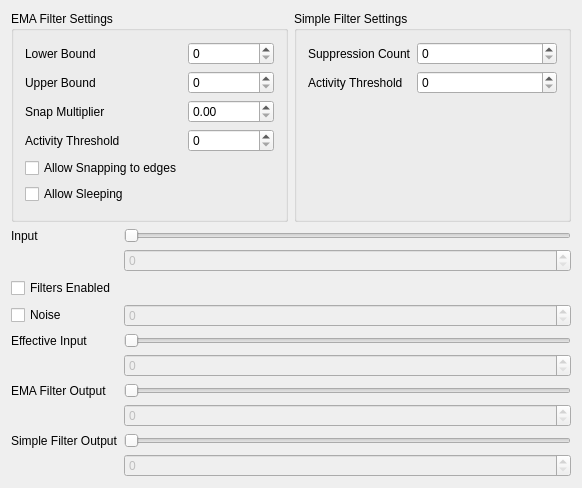
<?xml version="1.0" encoding="UTF-8"?>
<ui version="4.0">
 <class>MainWindow</class>
 <widget class="QMainWindow" name="MainWindow">
  <property name="geometry">
   <rect>
    <x>0</x>
    <y>0</y>
    <width>582</width>
    <height>488</height>
   </rect>
  </property>
  <property name="windowTitle">
   <string>Filter Tester</string>
  </property>
  <widget class="QWidget" name="centralWidget">
   <layout class="QGridLayout" name="gridLayout_2">
    <item row="5" column="0">
     <widget class="QLabel" name="inputLabel">
      <property name="text">
       <string>Input</string>
      </property>
     </widget>
    </item>
    <item row="10" column="0">
     <widget class="QLabel" name="effectiveInputLabel">
      <property name="text">
       <string>Effective Input</string>
      </property>
     </widget>
    </item>
    <item row="14" column="0">
     <widget class="QLabel" name="emaOutputLabel">
      <property name="text">
       <string>EMA Filter Output</string>
      </property>
     </widget>
    </item>
    <item row="4" column="0" colspan="2">
     <layout class="QHBoxLayout" name="horizontalLayout">
      <item>
       <widget class="QGroupBox" name="emaFilterSettings">
        <property name="title">
         <string>EMA Filter Settings</string>
        </property>
        <layout class="QGridLayout" name="gridLayout">
         <item row="1" column="0">
          <widget class="QLabel" name="emaFilterLowerBoundLabel">
           <property name="text">
            <string>Lower Bound</string>
           </property>
          </widget>
         </item>
         <item row="1" column="1">
          <widget class="QSpinBox" name="emaFilterLowerBoundSpinBox">
           <property name="sizePolicy">
            <sizepolicy hsizetype="Expanding" vsizetype="Fixed">
             <horstretch>0</horstretch>
             <verstretch>0</verstretch>
            </sizepolicy>
           </property>
          </widget>
         </item>
         <item row="2" column="0">
          <widget class="QLabel" name="emaFilterUpperBoundLabel">
           <property name="text">
            <string>Upper Bound</string>
           </property>
          </widget>
         </item>
         <item row="2" column="1">
          <widget class="QSpinBox" name="emaFilterUpperBoundSpinBox">
           <property name="sizePolicy">
            <sizepolicy hsizetype="Expanding" vsizetype="Fixed">
             <horstretch>0</horstretch>
             <verstretch>0</verstretch>
            </sizepolicy>
           </property>
          </widget>
         </item>
         <item row="3" column="0">
          <widget class="QLabel" name="emaFilterSnapMultiplierLabel">
           <property name="text">
            <string>Snap Multiplier</string>
           </property>
          </widget>
         </item>
         <item row="3" column="1">
          <widget class="QDoubleSpinBox" name="emaFilterSnapMultiplierSpinBox">
           <property name="sizePolicy">
            <sizepolicy hsizetype="Expanding" vsizetype="Fixed">
             <horstretch>0</horstretch>
             <verstretch>0</verstretch>
            </sizepolicy>
           </property>
          </widget>
         </item>
         <item row="6" column="0">
          <widget class="QCheckBox" name="enableSnaptoEdgesCheckBox">
           <property name="text">
            <string>Allow Snapping to edges</string>
           </property>
          </widget>
         </item>
         <item row="7" column="0">
          <widget class="QCheckBox" name="enableSleepCheckBox">
           <property name="text">
            <string>Allow Sleeping</string>
           </property>
          </widget>
         </item>
         <item row="4" column="0">
          <widget class="QLabel" name="emaActivityThresholdLabel">
           <property name="text">
            <string>Activity Threshold</string>
           </property>
          </widget>
         </item>
         <item row="4" column="1">
          <widget class="QSpinBox" name="emaActivityThresholdSpinBox"/>
         </item>
        </layout>
       </widget>
      </item>
      <item>
       <widget class="QGroupBox" name="simpleFilterSettings">
        <property name="title">
         <string>Simple Filter Settings</string>
        </property>
        <layout class="QFormLayout" name="formLayout">
         <item row="1" column="0">
          <widget class="QLabel" name="simpleFilterSuppressionCountLabel">
           <property name="text">
            <string>Suppression Count</string>
           </property>
          </widget>
         </item>
         <item row="1" column="1">
          <widget class="QSpinBox" name="simpleFilterSuppressionCountSpinBox">
           <property name="sizePolicy">
            <sizepolicy hsizetype="Expanding" vsizetype="Fixed">
             <horstretch>0</horstretch>
             <verstretch>0</verstretch>
            </sizepolicy>
           </property>
          </widget>
         </item>
         <item row="2" column="0">
          <widget class="QLabel" name="simpleFilterActivityThresholdLabel">
           <property name="text">
            <string>Activity Threshold</string>
           </property>
          </widget>
         </item>
         <item row="2" column="1">
          <widget class="QSpinBox" name="simpleFilterThresholdSpinBox">
           <property name="sizePolicy">
            <sizepolicy hsizetype="Expanding" vsizetype="Fixed">
             <horstretch>0</horstretch>
             <verstretch>0</verstretch>
            </sizepolicy>
           </property>
          </widget>
         </item>
        </layout>
       </widget>
      </item>
     </layout>
    </item>
    <item row="8" column="1">
     <widget class="QSpinBox" name="noiseSpinBox">
      <property name="enabled">
       <bool>false</bool>
      </property>
     </widget>
    </item>
    <item row="8" column="0">
     <widget class="QCheckBox" name="enableNoiseCheckBox">
      <property name="text">
       <string>Noise</string>
      </property>
     </widget>
    </item>
    <item row="16" column="0">
     <widget class="QLabel" name="simpleFilterOutputLabel">
      <property name="text">
       <string>Simple Filter Output</string>
      </property>
     </widget>
    </item>
    <item row="7" column="0">
     <widget class="QCheckBox" name="enableFiltersCheckbox">
      <property name="text">
       <string>Filters Enabled</string>
      </property>
     </widget>
    </item>
    <item row="14" column="1">
     <widget class="QSlider" name="emaOutputSlider">
      <property name="enabled">
       <bool>false</bool>
      </property>
      <property name="orientation">
       <enum>Qt::Horizontal</enum>
      </property>
     </widget>
    </item>
    <item row="10" column="1">
     <widget class="QSlider" name="effectiveInputSlider">
      <property name="enabled">
       <bool>false</bool>
      </property>
      <property name="orientation">
       <enum>Qt::Horizontal</enum>
      </property>
     </widget>
    </item>
    <item row="5" column="1">
     <widget class="QSlider" name="inputSlider">
      <property name="orientation">
       <enum>Qt::Horizontal</enum>
      </property>
     </widget>
    </item>
    <item row="16" column="1">
     <widget class="QSlider" name="simpleOutputSlider">
      <property name="enabled">
       <bool>false</bool>
      </property>
      <property name="orientation">
       <enum>Qt::Horizontal</enum>
      </property>
     </widget>
    </item>
    <item row="12" column="1">
     <widget class="QSpinBox" name="effectiveInputSpinBox">
      <property name="enabled">
       <bool>false</bool>
      </property>
     </widget>
    </item>
    <item row="17" column="1">
     <widget class="QSpinBox" name="simpleOutputSpinBox">
      <property name="enabled">
       <bool>false</bool>
      </property>
     </widget>
    </item>
    <item row="15" column="1">
     <widget class="QSpinBox" name="emaOutputSpinBox">
      <property name="enabled">
       <bool>false</bool>
      </property>
     </widget>
    </item>
    <item row="6" column="1">
     <widget class="QSpinBox" name="inputSpinBox">
      <property name="enabled">
       <bool>false</bool>
      </property>
     </widget>
    </item>
   </layout>
  </widget>
 </widget>
 <layoutdefault spacing="6" margin="11"/>
 <resources/>
 <connections/>
</ui>
